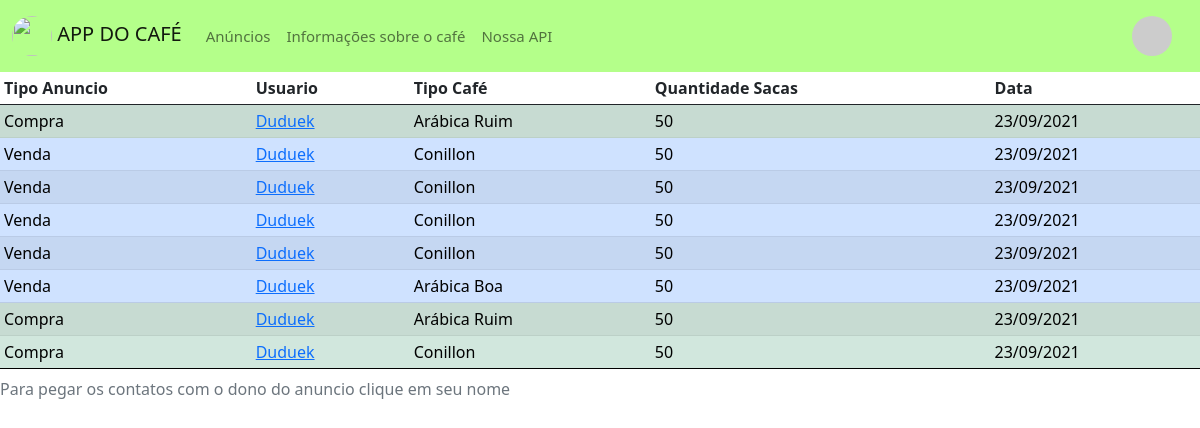
The page /announces (signed in) on the database as committed earlier.
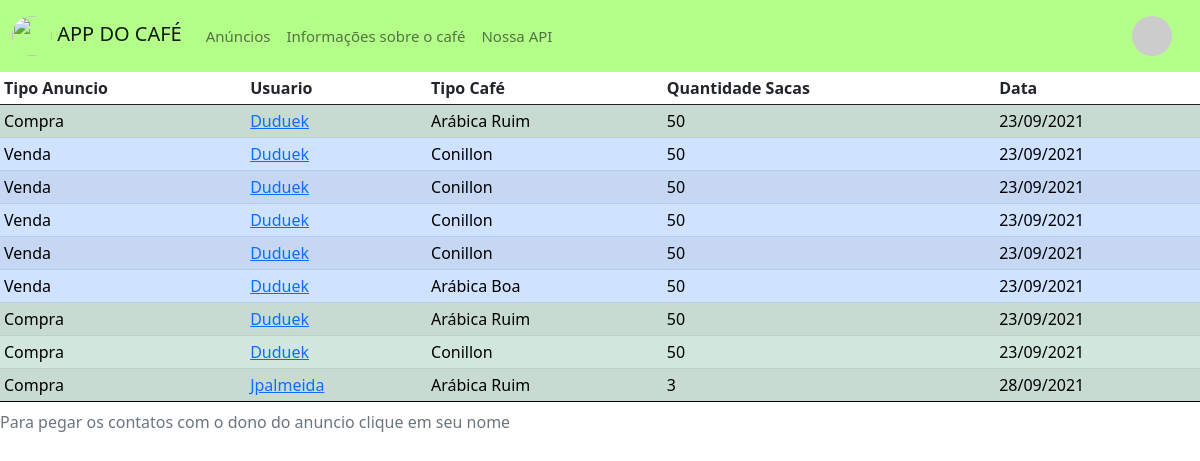
The same page on the database as committed later.
### app/models/post.py (models this page shows, shortened)
class Post(db.Model):
    __tablename__ = "posts"
    post_id = db.Column(db.Integer, primary_key=True)
    post_user = db.Column(db.Integer, db.ForeignKey('users.user_id'))
    post_username = db.Column(db.String)
    post_date = db.Column(db.DateTime, nullable=False, default=datetime.utcnow)
    post_qtd_sacas = db.Column(db.Integer)
    post_active = db.Column(db.Integer)
    post_type = db.Column(db.Integer)
    post_coffe_type = db.Column(db.Integer)
    owner = db.relationship("User", foreign_keys=post_user)
    def __repr__(self):
        return "<Post %r>" % self.post_user

### app/controllers/announce_controller.py (the view)
@app.route("/announces")
def announces():
    print(Post.query.all())
    return render_template("announces.html", all_lines=Post.query.all())

### app/controllers/login_controller.py (called while the page is built)
@login_manager.user_loader
def load_user(id_u):
    return User.query.get(int(id_u))

### app/models/user.py (called while the page is built)
    def avatar(self, size):
        digest = md5(self.email.lower().encode('utf-8')).hexdigest()
        return 'https://www.gravatar.com/avatar/{}?d=identicon&s={}'.format(
            digest, size)

    @property
    def is_authenticated(self):
        return True

### app/templates/announces.html (shortened to what this page needs)
{% extends 'base.html' %}
{% block content %}
<table class="table table-striped table-sm table-hover">
    <thead>
    <tr>
        <th scope="col" text-align="center">Tipo Anuncio</th>
        <th scope="col">Usuario</th>
        <th scope="col">Tipo Café</th>
        <th scope="col">Quantidade Sacas</th>
        <th scope="col">Data</th>
    </tr>
    </thead>
    <tbody>
    {% for l in all_lines %}
    {% if l.post_active == 1 or (profile == True and l.post_active == 0) %}
        {% if l.post_type == 1 and l.post_active == 1 %}
    <tr class="table-success">
        {% elif l.post_active == 0 %}
    <tr class="table-danger">
        {% else %}
    <tr class="table-primary">
        {% endif %}
        {% if l.post_type == 1 %}
        <td text-align="center">Compra</td>
        {% else %}
        <td text-align="center">Venda</td>
        {% endif %}
        <td><a href="/user/{{l.post_username}}">{{l.post_username}}</a></td>
        {% if l.post_coffe_type == 1%}
        <td>Arábica Ruim</td>
        {% elif l.post_coffe_type == 2%}
        <td>Arábica Boa</td>
        {% else %}
        <td>Conillon</td>
        {% endif %}
        <td>{{l.post_qtd_sacas}}</td>
        <td>{{l.post_date.strftime("%d/%m/%Y")}}</td>
    </tr>
    {%endif%}
    {% endfor %}
    <caption>
        Para pegar os contatos com o dono do anuncio clique em seu nome
    </caption>
</table>
{% endblock %}

### app/templates/base.html (shortened to what this page needs)
<!doctype html>
<html lang="pt-br">
<head>
  <link href="https://cdn.jsdelivr.net/npm/bootstrap@5.1.0/dist/css/bootstrap.min.css" rel="stylesheet">
</head>
<body>
<nav class="navbar navbar-expand-lg navbar-light" style="background-color: #B4FF8A; font-size: 15px !important;">
  <div class="container-fluid">
    <a class="navbar-brand nav-item" href="/">
      <img src="https://images.vexels.com/media/users/3/185520/isolated/preview/aae89bde5310bbc00a8f077465bfb22f-grao-de-cafe-marrom.png" width="40" height="40" class="rounded-circle">
      <t>APP DO CAFÉ</t>
    </a>
    <div class="collapse navbar-collapse" id="navbarSupportedContent">
      <ul class="navbar-nav me-auto mb-2 mb-lg-0">
        <li class="nav-item">
          <a class="nav-link" href="/announces">Anúncios</a>
        </li>
        <li class="nav-item">
          <a class="nav-link" href="/infocafe/geral">Informações sobre o café</a>
        </li>
        <li class="nav-item">
          <a class="nav-link" href="/sobreAPI">Nossa API</a>
        </li>
      </ul>
        {% if current_user.is_authenticated %}
        <ul class="nav mb-lg-0 justify-content-xxl-start">
        <li class="nav-item dropdown">
          <a class="nav-link" href="#" id="navbarDropdown" role="button" data-bs-toggle="dropdown" aria-expanded="false">
            <img src="{{ current_user.avatar(128) }}" width="40" height="40" class="rounded-circle">
          </a>
        </li>
        </ul>
        {% endif %}
    </div>
  </div>
</nav>
{% block content %}
{% endblock %}
</body>
</html>

### app/templates/base.html (style rules this page uses)
html, body { height: 100%; margin: 0; }

Rows that differ between the two databases and show on the page:
added Post: post_type "Compra", post_username "Jpalmeida", post_coffe_type "Arábica Ruim", post_qtd_sacas "3", post_date "28/09/2021"
